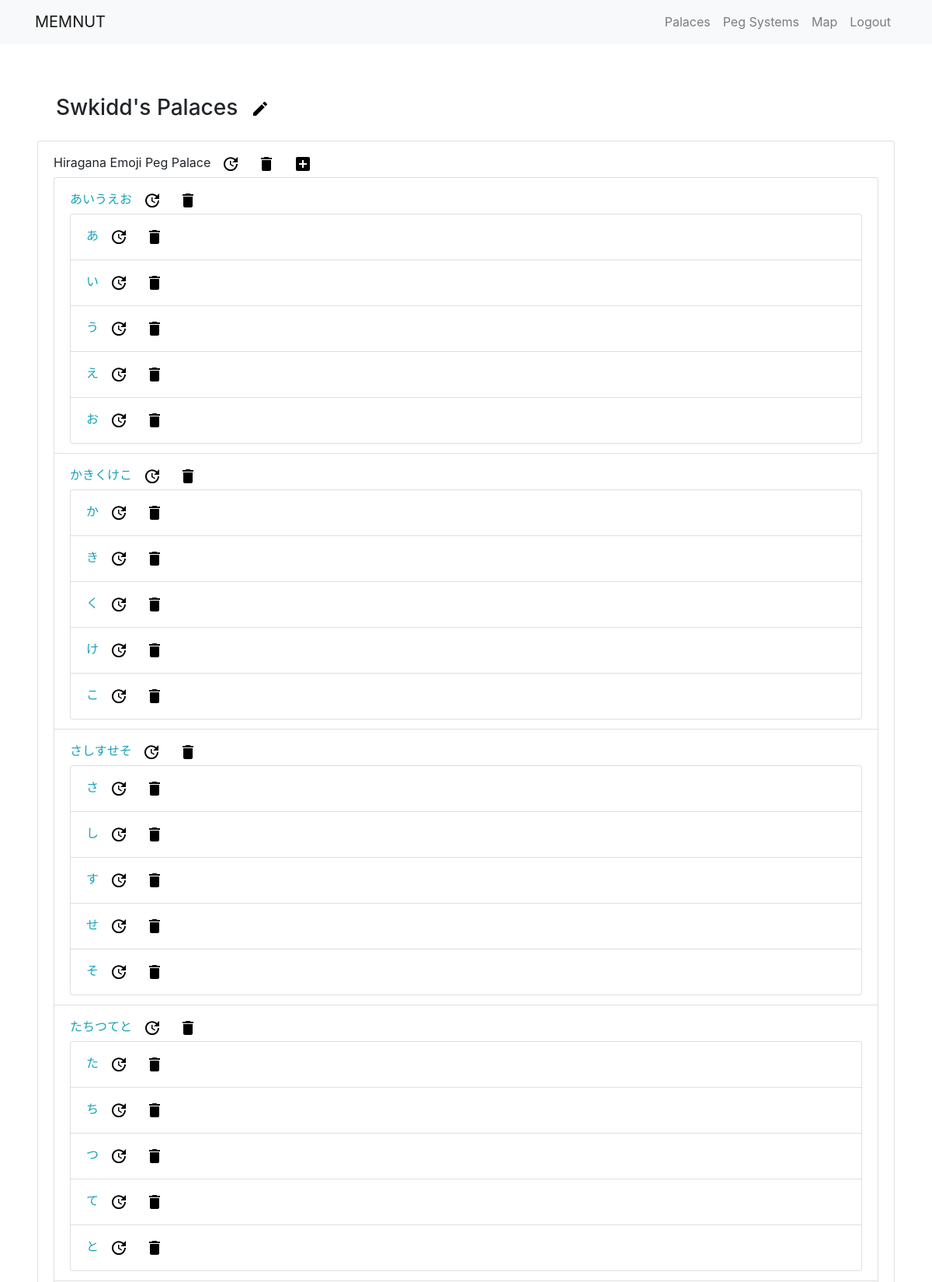
Screenshot of /user/palaces/ (signed in, upper part) with the database file from the repository.
### streetmarkers/models.py (models this page shows, shortened)
class Palace(models.Model):
    title = models.CharField(max_length=30)
    createdBy = models.ForeignKey(User, on_delete=models.PROTECT)
    def get_user_path_set(self):
        return self.path_set.filter(createdBy=self.createdBy)

class Path(models.Model):
    title = models.CharField(max_length=30)
    palace = models.ForeignKey(Palace, on_delete=models.PROTECT)
    type = models.ForeignKey(PathType, on_delete=models.PROTECT, null=True)
    createdBy = models.ForeignKey(User, on_delete=models.PROTECT, null=True)
    def get_user_marker_set(self):
        return self.basemarker_set.filter(path=self)

class BaseMarker(models.Model):
    title = models.CharField(max_length=300)
    lat = models.FloatField()
    lng = models.FloatField()
    path = models.ForeignKey(Path, on_delete=models.PROTECT, null=True)
    palace = models.ForeignKey(Palace, on_delete=models.PROTECT, null=True)
    createdBy = models.ForeignKey(User, on_delete=models.PROTECT, null=True)
    type = models.ForeignKey(MarkerType, on_delete=models.PROTECT, null=True)

### streetmarkers/views.py (the view)
# urls.py: path('user/palaces/', views.UserPalaceView.as_view(), name='user_palace'),
class UserPalaceView(LoginRequiredMixin, ListView):
    model = Palace
    template_name = 'streetmarkers/user_palace.html'
    paginate_by = 5
    def get_queryset(self):
        return Palace.objects.filter(createdBy=self.request.user).order_by('title')

### streetmarkers/templates/streetmarkers/user_palace.html
{% extends 'base_generic.html' %}
{% load static %}
{% block content %}
<div id="palaces">
  <h3 class="m-4 ">
    {{ user.username|title }}'s Palaces
    <span class="btn btn-default btn-sm">
      <a href="{% url 'streetmarkers:palace_create' %}">
        <img src="{% static 'svg/create.svg' %}">
      </a>
    </span>
  </h3>
  {% if palace_list %}
  <ul class="list-group">
    {% for palace in palace_list %}
    <li class="list-group-item">
      {{ palace.title }}
      <span class="btn btn-default btn-sm">
        <a href="{% url 'streetmarkers:palace_update' palace.pk %}">
          <img src="{% static 'svg/update.svg' %}">
        </a>
      </span>
      <span class="btn btn-default btn-sm">
        <a href="{% url 'streetmarkers:palace_delete' palace.pk %}">
          <img src="{% static 'svg/delete.svg' %}">
        </a>
      </span>
      <span class="btn btn-default btn-sm">
        <a href="{% url 'streetmarkers:path_create' palace.pk %}">
          <img src="{% static 'svg/add.svg' %}">
        </a>
      </span>
      <ul class="list-group">
        {% for path in palace.get_user_path_set %}
        <li class="list-group-item text-info">
          {{ path.title }}
          <span class="btn btn-default btn-sm">
            <a href="{% url 'streetmarkers:path_update' path.pk %}">
              <img src="{% static 'svg/update.svg' %}">
            </a>
          </span>
          <span class="btn btn-default btn-sm">
            <a href="{% url 'streetmarkers:path_delete' path.pk %}">
              <img src="{% static 'svg/delete.svg' %}">
            </a>
          </span>
          <ul class="list-group">
            {% for marker in path.get_user_marker_set %}
            <li class="list-group-item list-group-flush">
              {{ marker.title }}
              <span class="btn btn-default btn-sm">
                <a href="{% url 'streetmarkers:marker_update' marker.pk %}">
                  <img src="{% static 'svg/update.svg' %}">
                </a>
              </span>
              <span class="btn btn-default btn-sm">
                <a href="{% url 'streetmarkers:marker_delete' marker.pk %}">
                  <img src="{% static 'svg/delete.svg' %}">
                </a>
              </span>
            </li>
            {% endfor %}
          </ul>
          {% endfor %}
        </li>
      </ul>
      {% endfor %}
    </li>
  </ul>
  {% else %}
  <p>You don't have any palaces yet. Why don't you <a href="{% url 'streetmarkers:map' %}">create</a> one?</p>
  {% endif %}
</div>
{% endblock %}

### templates/base_generic.html (style rules this page uses)
.base-generic-body { display: flex; flex-direction: column; min-height: 100vh; }

### rows the page displays
Palace: title "Hiragana Emoji Peg Palace"
Path: title "あいうえお"
BaseMarker: title "あ"
BaseMarker: title "い"
BaseMarker: title "う"
BaseMarker: title "え"
BaseMarker: title "お"
Path: title "かきくけこ"
BaseMarker: title "か"
BaseMarker: title "き"
BaseMarker: title "く"
BaseMarker: title "け"
BaseMarker: title "こ"
Path: title "さしすせそ"
BaseMarker: title "さ"
BaseMarker: title "し"
BaseMarker: title "す"
BaseMarker: title "せ"
BaseMarker: title "そ"
Path: title "たちつてと"
BaseMarker: title "た"
BaseMarker: title "ち"
BaseMarker: title "つ"
BaseMarker: title "て"
BaseMarker: title "と"

### other values shown
{{ user.username|title }} "Swkidd"
